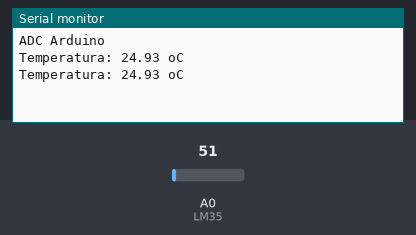
The sketch below on a simulated Arduino Uno, built with avr-gcc and run on an emulated ATmega328P. Shown: the last lines printed to the serial monitor. Inputs (shaded band) come from the test bench; at power-on: A0 (LM35) = 51.

Above: at 3.2 s.
3.3 s: A0 (LM35) set to 61
At 4.6 s:
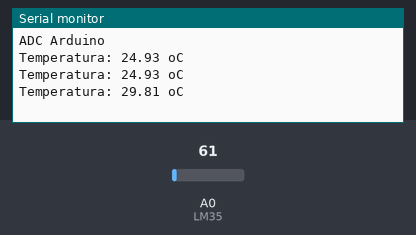
4.8 s: A0 (LM35) set to 71
At 5.5 s:
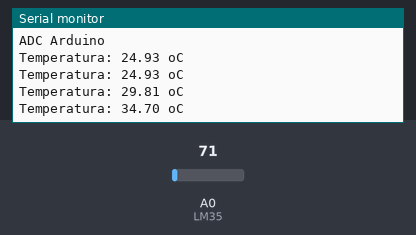
Timing chart, 0 to 7.8 s (numbered marks = the images above; inputs shaded):
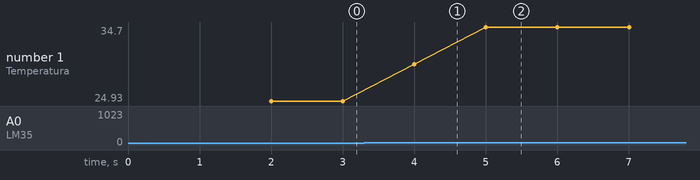

The sketch:

MONITORS_5.ino
```cpp
// El monitor serial muestra la temperatura utilizando el sensor LM35

const int LM35 = A0;
float temperatura;

void setup() {
  Serial.begin(9600);
  Serial.println("ADC Arduino");
  delay(2000);
}

void loop() {
  temperatura = ((float(analogRead(LM35)) * 5.0 )/(1023 * 0.01));
  Serial.print("Temperatura: ");
  Serial.print(temperatura);
  Serial.println(" oC");
  delay(1000);
}
```

Measured:
- after the input at 3.3 s, the serial monitor: prints a new line after 0.70 s (image 1)
- after the input at 4.8 s, the serial monitor: prints a new line after 0.20 s (image 2)
- plotted number 1: 24.93 → 29.81 after the input at 3.3 s, 29.81 → 34.7 after the input at 4.8 s
